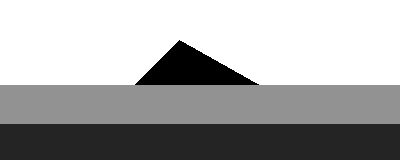
#> input picture cookbook/wedge.tif, 400 x 160 px, found by its file name
$ jupyter execute --allow-errors 'Nmo and Rms velocity.ipynb'   (shell and % lines are left out)   (Python 2 division)
#> lines starting #> are read from the running program, lines starting #| are printed output that depends on the picture; after the words box and inside, x2 and y2 are one past the last pixel; in counts of white or black regions, pixels touching at a corner belong together
##Apply NMO correction on synthetic data shots ##

###First on a cmp gather then on the entire set ###

For a given layered earth with $N$ layers with interval velocities given by:

$$ v_i = [ v_0, v_1, v_2, v_3 ... v_n] $$

And likewise with thickness given by:

$$ d_i = [ d_0, d_1, d_2, d_3 ... d_n] $$

The root mean square velocity at the $i$th layer down in the earth is given by:

\begin{equation*} V^2_{{rms}_i} = \frac{1}{\left(\sum_{j=0}^i \Delta t_j \right)}   \sum_{j=0}^i v_j^2 \Delta t_j \end{equation*}

Where the two way time $\Delta t_j$ :

$$ \Delta t_j = 2\frac{v_j}{d_j} $$

*For a horizontal stratified earth the $V_{rms}$ is equal the $V_{nmo}$ for any layer for a small spread aproximation
(offset small compared to depth).*

So the hyperbolic normal moveout correction for a  $i$th layer is given by:

$$ t_i^2 = t_{0_i}^2 + \frac{x^2}{V_{{rms}_i}} $$

*Oz Yilmaz p. 280
Seismic Data Analysis
Chapter 3*

[cell 1]
def vrms(vi, ds):
    """
    Calculate RMS velocity from:

    * vi : ndarray
        interval velocity
    * ds : ndarray
        layer size

    return Rms velocity array
    """
    twt = 2*(ds/vi) # two way time
    vi2_twt = (vi**2)*twt
    return np.sqrt(vi2_twt.cumsum()/twt.cumsum())

###Paraná Basin simple test example ###

Considering the thickness of the Serra-Geral formation varying from 300 to 1300 meters, basalt lava-flows.

What could we expect in the RMS velocity just bellow it. A reversal?

*Also plots the original interval velocity.*

I migth try get real well data to this.

[cell 2]
%pylab inline

[cell 3]
from matplotlib import pylab as pyplot
import numpy as np
# vrms calculation from intervalar velocity and
# layer size (Parana basin case 1300 meters)
vi = np.array([ 1200.0, 4500.0, 2900.0, 3200, 3300 ])
ds = np.array([ 300.0, 700.0, 600.0, 1200, 1000 ])
v_rms = vrms(vi, ds)
twt = 2*(ds/vi) # two way time
fig = pyplot.figure()
ax = fig.add_subplot(111)
ax.plot(twt.cumsum(), vi, 'g-^', label=r'$\mathbf{V_{interval}}$')
ax.plot(twt.cumsum(), v_rms, 'b-^', label=r'$\mathbf{V_{rms}}$')
ax.set_xlabel("Twt (s)")
ax.set_ylabel("Velocity (m/s)")
ax2 = ax.twiny()
ax2.set_xlim(ax.get_xlim())
ax2.set_xticks(twt.cumsum())
ax2.set_xticklabels(ds.cumsum())
ax2.xaxis.grid()
ax2.set_xlabel("Depth (m)")
ax.legend()

##NMO correction##

### Loading results from a previous simulation ###

Nyquest rate from simulation dt is

Fn = 1/(2*0.00435758283082879) = 114.74251194093827

Then filtering to the source frequency **fc = 23.0** would be:
Flowpass = 0.20044881021812433 for charity ~ 0.21

Dsource = 100.0
Dstations = 100.0

Starting shotting at x=5000
Shotting 100 shots

70 stations
30 fold

3500 max offset each side

first station positive positon at 5000+3550

### Show the acquisition pattern ###

The expression bellow gets all the traces coordinates grouped by shots

[cell 4]
%pylab inline

[cell 5]
dx = 50.0 # from grid size
xshots = []
for i in xrange(100):
    sx = 5000.0 + 2*dx*i
    st0 = sx - 3550 # first station (Stack Array)
    stations = [ st0 + 2*dx*i for i in xrange(70)]
    xshots.append([sx, stations])

nsamples = 917
dummy = np.zeros(70)

figure(figsize=(10,10))

for i in xrange(100):
    plot(xshots[i][1], dummy+i, 'g+')  # stations
    plot(xshots[i][0], i, 'r*')  # source

ylabel("shot number")
xlabel("line position (m)")
#> (the rest of this cell did not finish here and is left out)

###Sort all traces by cmp###

Working just with trace header information : geometry information.

Create cmp value of each trace

[cell 6]
cmps = []
offsets = []
for i in xrange(100):
    cmps.append([ (xshots[i][1][j]+xshots[i][0])/2. for j in xrange(70)])
    offsets.append([ abs(xshots[i][1][j]-xshots[i][0]) for j in xrange(70)])

# create a list of all traces including all header information needed: cmp, offset, xcoord, trace number
htraces = []
for i in xrange(100):
    for j in xrange(70):
        htraces.append((cmps[i][j], offsets[i][j], xshots[i][1], i*70+j))

# sort by cmp
htraces.sort(key=lambda header: header[0])

import pandas

figure(figsize=(10,5))
scmp = pandas.Series([htraces[i][0] for i in xrange(7000)])
print scmp.nunique() # number o unique cmps
scmp.hist(bins=scmp.nunique())
ylabel('cmp fold')
xlabel('cmp line position (m)')

[cell 7]
scmp.unique()

###**Just for a better understanding of split spread  stack array acquisition lets make an histogram of offsets **###

[cell 8]
import pandas

figure(figsize=(10,5))
sof = pandas.Series([htraces[i][1] for i in xrange(7000)])
print sof.nunique() # number o unique offsets
sof.hist(bins=sof.nunique())
ylabel('count of offsets')
xlabel('offset distance (m)')

[cell 9]
sof.unique()

###Load the shots###

[cell 10]
%cd Fatiando
import numpy as np
#> (the rest of this cell did not finish here and is left out)

[cell 11]
ncmps = scmp.nunique() # number of unique cmps
cmps = np.zeros((917, 35, ncmps)) # cmps with less fold will have empty traces
offsets = np.zeros((35, ncmps)) # offsets for i'th cmp, also zero for traces above current fold
icmp = 0
#> (the rest of this cell did not finish here and is left out)

###Get one CMP with full fold for NMO Correction ###

**Like CMP 8625 **

[cell 12]
cmp8625index = np.where(scmp.unique() == 8625)[0][0] # get cmp 8625 and its offsets
cmp8625 = cmps[:, :, cmp8625index]
offset8625 = offsets[:, cmp8625index]
cmp8625[:200,:] = 0.0 # gambiarra instead of fk for direct arrivals
#Now create a lowpass Butterworth to lowpass the source frequency
from scipy import signal
#b, a = signal.butter(8, 0.5)
#zeroffset = signal.filtfilt(b, a, zeroffset)
fir = signal.firwin(527, 0.25)
for i in xrange(35):
    cmp8625[:, i] = signal.convolve(cmp8625[:, i], fir, 'same') # first must be the larger array

figure(figsize=(10, 7))
imshow(cmp8625, aspect=0.06, origin='upper', cmap=mpl.cm.gray_r, vmin=-.1, vmax=.1)
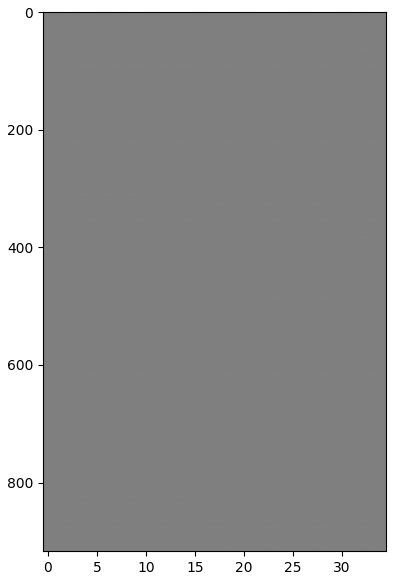
#> figure drawn by matplotlib, 1 panel

###Now lets get the aproximated nmo velocity function for this CMP ###

**From the simulated velocity model**

That corresponds to x index

* 8625/50 = 172

From simulation:

**dx = 50**

**dz = 25**

Convert it to *RMS* velocity

[cell 13]
%cd Fatiando
%cd ..

[cell 14]
%pylab inline
from PIL import Image
import numpy as np
img = Image.open('wedge.tif')
#> img is the input picture: PIL image 400x160 RGBA; mean R, G, B, A 168, 168, 168, 255
img.load()
img = img.convert('I') # gray scale, convert format
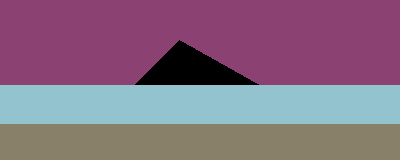
#> img: PIL image 400x160 I; 4 distinct labels, from 0 to 255; one colour per label, 0 black
vdata  = np.asarray(img, dtype=np.float32)
vdata[:][vdata[:] == 255.] = 2500.0 # overburden
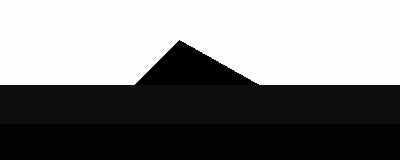
#> vdata: shape (160, 400) float32; min 0, max 2500, mean 1262; drawn with min black and max white
vdata[:][vdata[:] == 0. ] = 3500 # the triangle
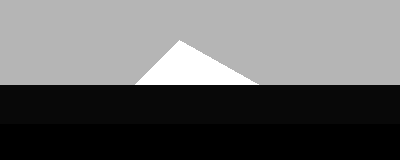
#> vdata: shape (160, 400) float32; 4.39% of pixels changed, all inside (x1, y1, x2, y2) = (135, 40, 259, 85); drawn with min black and max white
vdata[:][vdata[:] == 146.] = 2300.0 # the first slab bellow the triangle
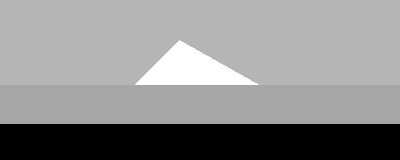
#> vdata: shape (160, 400) float32; min 36, max 3500, mean 1940.8; drawn with min black and max white
vdata[:][vdata[:] == 36.] = 2700.0 # the last slab
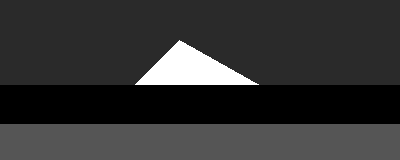
#> vdata: shape (160, 400) float32; min 2300, max 3500, mean 2540.2; drawn with min black and max white
vshape = vdata.shape
#> vshape = (160, 400)
print vshape
#| (160, 400)
figure(figsize=(10,5))
imshow(vdata)

[cell 15]
from matplotlib import pylab
vi = vdata[:, 172]
#> vi = 160 values, max 3500 at index 47, min 2300 at index 85, mean 2733.8
ds = np.ones(160)*25
vrms8625 = vrms(vi, ds)
#> vrms8625 = 160 values, max 2906.3 at index 84, min 2500 at index 45, mean 2673.3
twt = 2*(ds/vi) # two way time
#> twt = 160 values, max 0.0217 at index 85, min 0.0143 at index 47, mean 0.0187
twt = twt.cumsum()
#> twt = 160 values from 0.02 to 3
pylab.figure(figsize=(10,5))
ax = pylab.subplot(111)
ax.plot(twt, vi, 'g-', label=r'$\mathbf{V_{interval}}$')
ax.plot(twt, vrms8625, 'b-', label=r'$\mathbf{V_{rms}}$')
ax.set_xlabel("Twt (s)")
ax.set_ylabel("Velocity (m/s)")
ax2 = ax.twiny()
ax2.set_xlim(ax.get_xlim())
ax2.set_xticks(twt[::30])
ax2.set_xticklabels(ds.cumsum()[::30])
ax2.xaxis.grid()
ax2.set_xlabel("Depth (m)")
ax.legend()
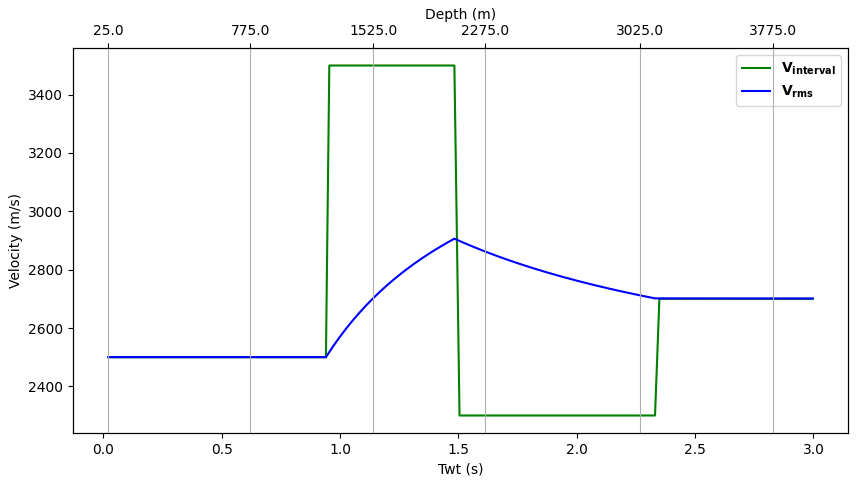
#> figure drawn by matplotlib, 1 panel; curve peaks at x = 0.954, y = 3500; curve peaks at x = 1.48, y = 2906.3

###** Just a final conversion, Resample the velocity function to same time sample rate of my data**###

###**Including time min and max values**###

[cell 16]
dt=0.0043575828308287
#twt
vrms8625
from scipy.interpolate import UnivariateSpline as ispline
# linear with extrapolation possible, cubic is bad at end and start
fs = ispline(twt, vrms8625, bbox=[0.0, 917*dt], k=1)
ntwt = np.linspace(0.0, 917*dt, 917)
svrms8625 = fs(ntwt)
#> svrms8625 = 917 values, max 2901.4 at index 337, min 2499.5 at index 210, mean 2677.7
figure(figsize=(5,5))
plot(ntwt, svrms8625)
ylabel('velocity (m/s)')
xlabel('twt (s)')
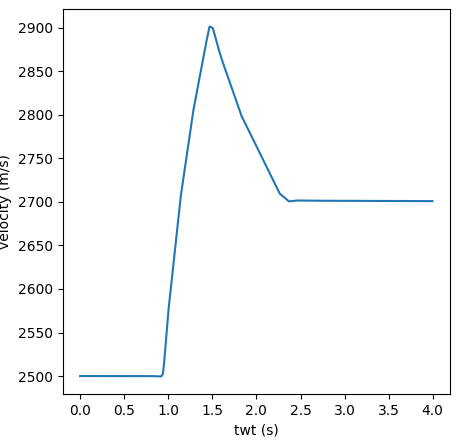
#> figure drawn by matplotlib, 1 panel; curve peaks at x = 1.47, y = 2901.4

### Lets finally NMO Correct it ###

Plot my velocity nmo functions then correct it

[cell 17]
%cd Fatiando
from fatiando.seismic import utils

figure(figsize=(10, 7))
pylab.subplot(121)
utils.imgvfuncnmo(svrms8625, cmp8625, offset8625, dt=0.00435758283082879, inc=50)
#> (this line was passed over: fatiando is not available in this run)
svrms8625 *= 0.92 # small tuning for better stacks
#> svrms8625 = 917 values, max 2669.3 at index 337, min 2299.5 at index 210, mean 2463.5
#> (the rest of this cell did not finish here and is left out)

###Apply NMO Correction in all cmp traces###

[cell 18]
from scipy.interpolate import UnivariateSpline as ispline

def index_vmodel(xcoord): # from dx = 50 simulation grid
    return xcoord/50

cmp_xcoords = scmp.unique()
ds = np.ones(160)*25 # from dz = 25 simulation grid
dt=0.0043575828308287

cmps_stacked = np.zeros((917, ncmps))

#> (the rest of this cell did not finish here and is left out)

[cell 19]
figure(figsize=(12,12))
pylab.imshow(cmps_stacked, aspect=14, origin='upper', cmap=mpl.cm.gray_r, extent=[cmp_xcoords[0], cmp_xcoords[::-1][0], 0, 917], vmin=-0.8, vmax=0.8)
np.save('cmp_stacked',cmps_stacked)
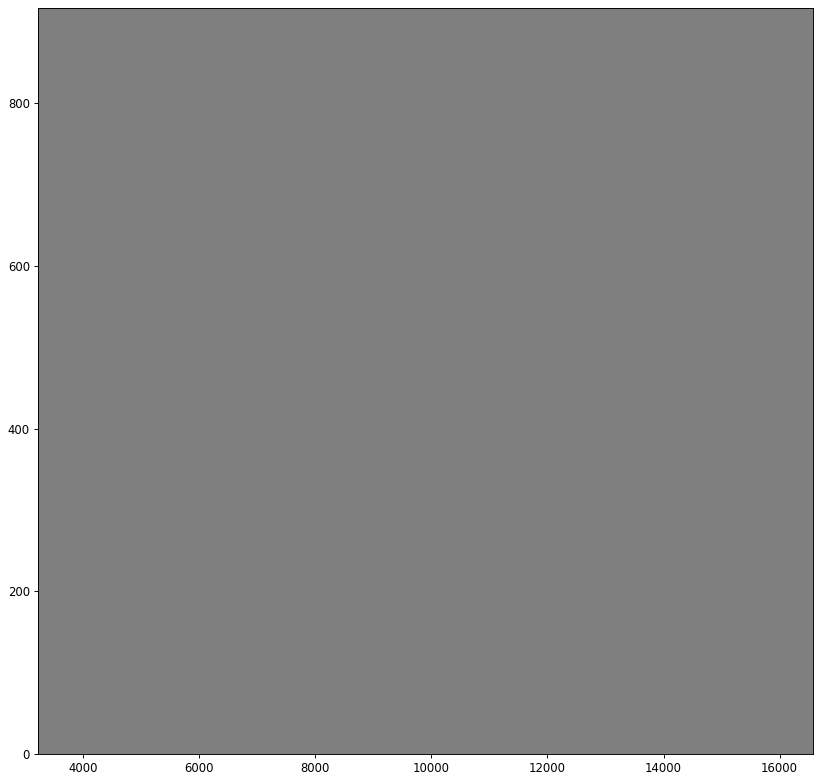
#> figure drawn by matplotlib, 1 panel

[cell 20]
cmp8625fft = np.fft.fft2(cmp8625)
cmp8625fk = np.abs(cmp8625fft)
figure(figsize=(10, 10))
imshow(cmp8625fk[:int(917/2)][:], aspect=.8, extent=[0, 30, 0, 1./(2*dt)], origin='lower')
ylabel('frequency (Hz)')
xlabel('wave number (k)')
ylim([0., 50])
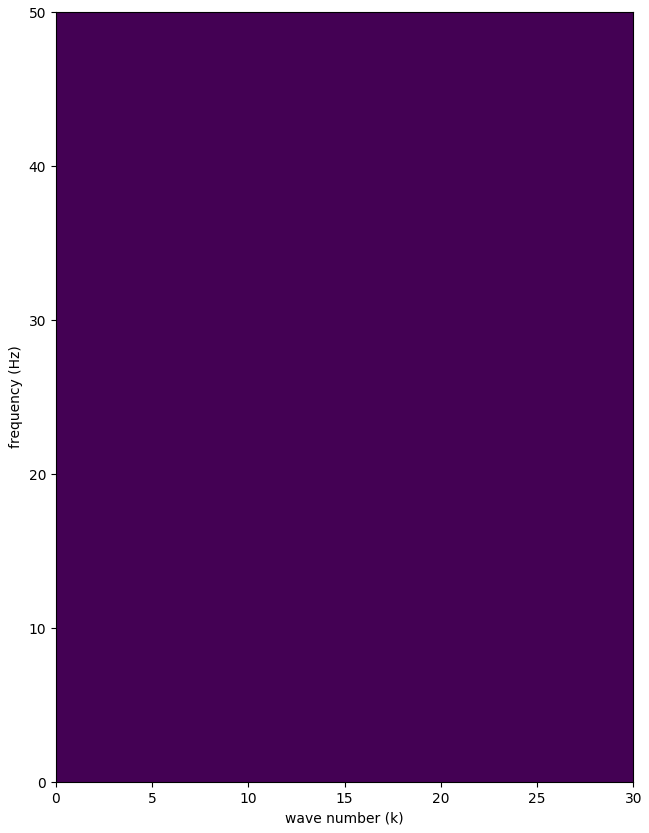
#> figure drawn by matplotlib, 1 panel
